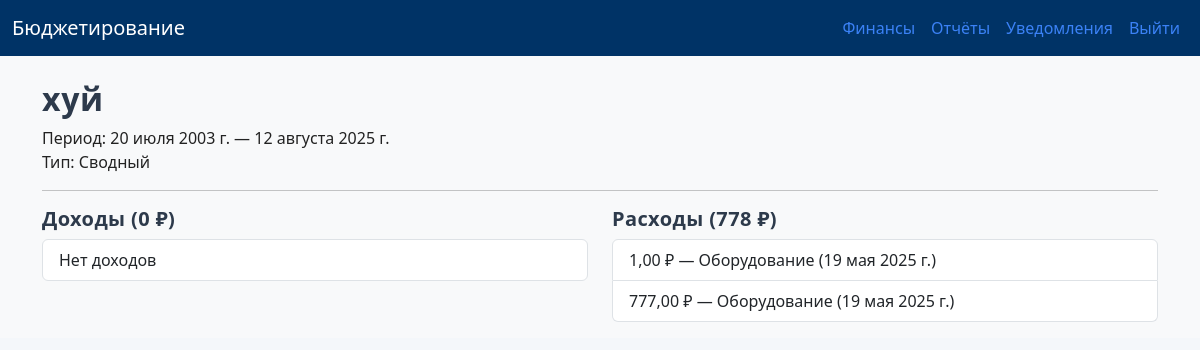
/reports/1/ (signed in), run on the app's committed database.
### reports/models.py (models this page shows, shortened)
class Report(models.Model):
    REPORT_TYPE_CHOICES = [
        ('summary', 'Сводный'),
        ('detailed', 'Детализированный'),
        ('custom', 'Пользовательский'),
    ]
    title = models.CharField(max_length=200)
    report_type = models.CharField(max_length=20, choices=REPORT_TYPE_CHOICES)
    period_start = models.DateField()
    period_end = models.DateField()
    created_by = models.ForeignKey(User, on_delete=models.CASCADE)
    created_at = models.DateTimeField(auto_now_add=True)
    file = models.FileField(upload_to='reports/', blank=True, null=True)

### finance/models.py (models this page shows, shortened)
class Expense(models.Model):
    plan = models.ForeignKey(BudgetPlan, on_delete=models.CASCADE, related_name='expenses')
    category = models.ForeignKey(Category, on_delete=models.SET_NULL, null=True, limit_choices_to={'is_income': False})
    source = models.ForeignKey(Source, on_delete=models.SET_NULL, null=True, blank=True)
    amount = models.DecimalField(max_digits=16, decimal_places=2)
    date = models.DateField()
    description = models.TextField(blank=True)
    created_by = models.ForeignKey(User, on_delete=models.CASCADE)
    created_at = models.DateTimeField(auto_now_add=True)

class Category(models.Model):
    name = models.CharField(max_length=100, verbose_name='Категория')
    is_income = models.BooleanField(default=False, verbose_name='Доходная категория')
    def __str__(self):
        return self.name

### reports/views.py (the view)
# urls.py: path('reports/<int:pk>/', views.report_detail, name='report_detail'),
@login_required
def report_detail(request, pk):
    report = get_object_or_404(Report, pk=pk)
    incomes = Income.objects.filter(date__range=[report.period_start, report.period_end])
    expenses = Expense.objects.filter(date__range=[report.period_start, report.period_end])
    income_sum = incomes.aggregate(Sum('amount'))['amount__sum'] or 0
    expense_sum = expenses.aggregate(Sum('amount'))['amount__sum'] or 0
    return render(request, 'reports/report_detail.html', {
        'report': report,
        'incomes': incomes,
        'expenses': expenses,
        'income_sum': income_sum,
        'expense_sum': expense_sum,
    })

### templates/reports/report_detail.html
{% extends 'base.html' %}
{% block content %}
<h2>{{ report.title }}</h2>
<p>Период: {{ report.period_start }} — {{ report.period_end }}<br>Тип: {{ report.get_report_type_display }}</p>
<hr>
<div class="row">
  <div class="col-md-6">
    <h5>Доходы ({{ income_sum }} ₽)</h5>
    <ul class="list-group mb-3">
      {% for i in incomes %}
        <li class="list-group-item">{{ i.amount }} ₽ — {{ i.category }} ({{ i.date }})</li>
      {% empty %}
        <li class="list-group-item">Нет доходов</li>
      {% endfor %}
    </ul>
  </div>
  <div class="col-md-6">
    <h5>Расходы ({{ expense_sum }} ₽)</h5>
    <ul class="list-group mb-3">
      {% for e in expenses %}
        <li class="list-group-item">{{ e.amount }} ₽ — {{ e.category }} ({{ e.date }})</li>
      {% empty %}
        <li class="list-group-item">Нет расходов</li>
      {% endfor %}
    </ul>
  </div>
</div>
{% endblock %}

### static/css/styles.css (style rules this page uses)
body, html { font-family: 'Segoe UI', 'Roboto', 'Arial', sans-serif; background: #f4f7fa; color: #222; }
h2, h1, h3, h4, h5, h6 { font-weight: 700; color: #2d3a4b; letter-spacing: 0.02em; }
::placeholder { color: #b0b8c1; opacity: 1; }

### data on the page
Report: title "хуй", period_start "20 июля 2003 г.", period_end "12 августа 2025 г.", report_type "Сводный"
Expense: amount "1,00", category "Оборудование", date "19 мая 2025 г."
Expense: amount "777,00", category "Оборудование", date "19 мая 2025 г."

### other printed values
{{ income_sum }} "0"
{{ expense_sum }} "778"
